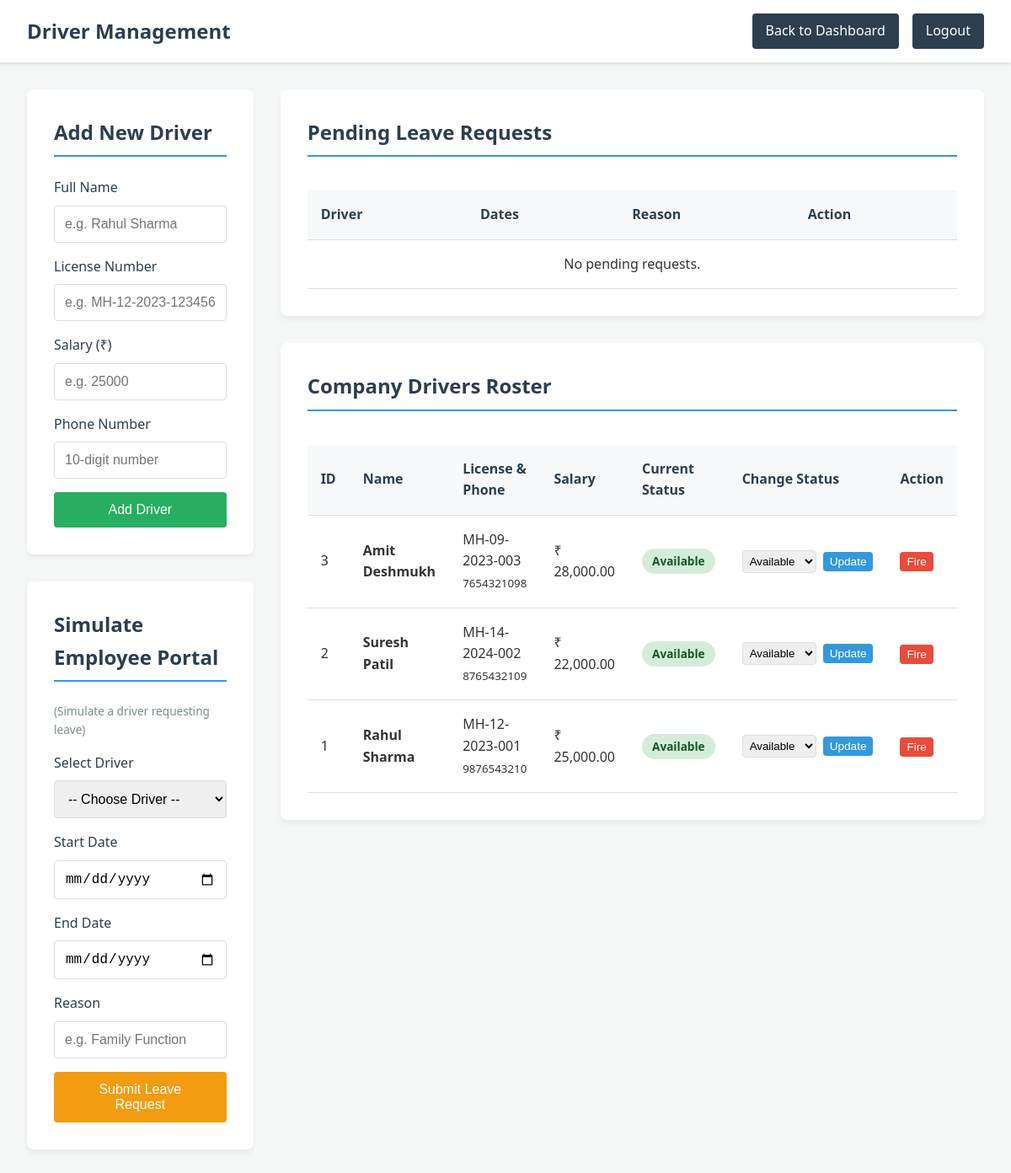
Screenshot of /Driver/admin_drivers.php (signed in) with the database file from the repository.
### tables this page shows
CREATE TABLE `drivers` (
  `id` INT(11) NOT NULL AUTO_INCREMENT,
  `name` VARCHAR(100) NOT NULL,
  `license_number` VARCHAR(50) NOT NULL UNIQUE,
  `phone` VARCHAR(20) NOT NULL,
  `salary` DECIMAL(10,2) DEFAULT 0.00,
  `status` ENUM('Available','On Trip','On Leave','Fired') DEFAULT 'Available',
  `created_at` TIMESTAMP DEFAULT CURRENT_TIMESTAMP,
  PRIMARY KEY (`id`)
);

### Driver/admin_drivers.php (the view, shortened to what this page needs)
<?php
require_once __DIR__ . '/../connect.php';
$drivers_result = $conn->query("SELECT * FROM drivers ORDER BY id DESC");
$leaves_result = $conn->query("SELECT dl.*, d.name AS driver_name FROM driver_leaves dl JOIN drivers d ON dl.driver_id = d.id WHERE dl.status = 'Pending' ORDER BY dl.created_at DESC");
?>
<!DOCTYPE html>
<html lang="en">
<head>
    <link rel="stylesheet" href="admin_drivers.css">
</head>
<body>
    <header class="dashboard-header">
        <h1>Driver Management</h1>
        <div class="nav-links">
            <a href="../VARUN/admin_dashboard.php" class="nav-btn">Back to Dashboard</a>
            <a href="../VARUN/index.php?logout=1" class="logout-btn">Logout</a>
        </div>
    </header>
    <div class="container">
        <div class="sidebar">
            <div class="form-card" style="margin-bottom: 2rem;">
                <h2>Add New Driver</h2>
                <form action="admin_driver_action.php" method="POST">
                    <div class="form-group">
                        <label>Full Name</label>
                        <input type="text" name="name" required placeholder="e.g. Rahul Sharma">
                    </div>
                    <div class="form-group">
                        <label>License Number</label>
                        <input type="text" name="license" required placeholder="e.g. MH-12-2023-1234567">
                    </div>
                    <div class="form-group">
                        <label>Salary (₹)</label>
                        <input type="number" step="0.01" name="salary" required placeholder="e.g. 25000">
                    </div>
                    <div class="form-group">
                        <label>Phone Number</label>
                        <input type="text" name="phone" required placeholder="10-digit number">
                    </div>
                    <button type="submit" class="submit-btn">Add Driver</button>
                </form>
            </div>
            <div class="form-card">
                <h2>Simulate Employee Portal</h2>
                <p style="font-size: 0.85rem; color: #7f8c8d; margin-bottom: 1rem;">(Simulate a driver requesting leave)</p>
                <form action="admin_driver_action.php" method="POST">
                    <div class="form-group">
                        <label>Select Driver</label>
                        <select name="driver_id" required>
                            <option value="">-- Choose Driver --</option>
                        </select>
                    </div>
                    <div class="form-group">
                        <label>Start Date</label>
                        <input type="date" name="start_date" required>
                    </div>
                    <div class="form-group">
                        <label>End Date</label>
                        <input type="date" name="end_date" required>
                    </div>
                    <div class="form-group">
                        <label>Reason</label>
                        <input type="text" name="reason" placeholder="e.g. Family Function" required>
                    </div>
                    <button type="submit" class="submit-btn" style="background-color:#f39c12;">Submit Leave Request</button>
                </form>
            </div>
        </div>
        <div class="main-content">
            <div class="table-card" style="margin-bottom: 2rem;">
                <h2>Pending Leave Requests</h2>
                <div class="table-responsive">
                    <table>
                        <thead>
                            <tr>
                                <th>Driver</th>
                                <th>Dates</th>
                                <th>Reason</th>
                                <th>Action</th>
                            </tr>
                        </thead>
                        <tbody>
                            <?php if($leaves_result && $leaves_result->num_rows > 0): ?>
                                <?php while($leave = $leaves_result->fetch_assoc()): ?>
                                    <tr>
                                        <td><strong><?= htmlspecialchars($leave['driver_name']) ?></strong></td>
                                        <td><?= htmlspecialchars($leave['start_date']) ?> to <?= htmlspecialchars($leave['end_date']) ?></td>
                                        <td><?= htmlspecialchars($leave['reason']) ?></td>
                                        <td>
                                            <form action="admin_driver_action.php" method="POST" class="action-form">
                                                <?= csrf_input_field() ?>
                                                <input type="hidden" name="action" value="handle_leave">
                                                <input type="hidden" name="leave_id" value="<?= $leave['id'] ?>">
                                                <input type="hidden" name="driver_id" value="<?= $leave['driver_id'] ?>">
                                                <button type="submit" name="status" value="Approved" class="btn-small accept">Approve</button>
                                                <button type="submit" name="status" value="Rejected" class="btn-small reject">Reject</button>
                                            </form>
                                        </td>
                                    </tr>
                                <?php endwhile; ?>
                            <?php else: ?>
                                <tr>
                                    <td colspan="4" style="text-align:center;">No pending requests.</td>
                                </tr>
                            <?php endif; ?>
                        </tbody>
                    </table>
                </div>
            </div>
            <div class="table-card">
                <h2>Company Drivers Roster</h2>
                <div class="table-responsive">
                    <table>
                        <thead>
                            <tr>
                                <th>ID</th>
                                <th>Name</th>
                                <th>License & Phone</th>
                                <th>Salary</th>
                                <th>Current Status</th>
                                <th>Change Status</th>
                                <th>Action</th>
                            </tr>
                        </thead>
                        <tbody>
                            <?php if($drivers_result && $drivers_result->num_rows > 0): ?>
                                <?php while($row = $drivers_result->fetch_assoc()): ?>
                                    <tr>
                                        <td><?= htmlspecialchars($row['id']) ?></td>
                                        <td><strong><?= htmlspecialchars($row['name']) ?></strong></td>
                                        <td>
                                            <?= htmlspecialchars($row['license_number']) ?><br>
                                            <small><?= htmlspecialchars($row['phone']) ?></small>
                                        </td>
                                        <td>₹ <?= isset($row['salary']) ? number_format($row['salary'], 2) : '0.00' ?></td>
                                        <td>
                                            <?php
                                            $badge_class = 'Available';
                                            ?>
                                            <span class="status-badge <?= $badge_class ?>"><?= htmlspecialchars($row['status']) ?></span>
                                        </td>
                                        <td>
                                            <form action="admin_driver_action.php" method="POST" class="action-form">
                                                <select name="new_status" <?= $row['status'] == 'Fired' ? 'disabled' : '' ?>>
                                                    <option value="Available" <?= $row['status'] == 'Available' ? 'selected' : '' ?>>Available</option>
                                                </select>
                                                <button type="submit" class="btn-small" <?= $row['status'] == 'Fired' ? 'disabled' : '' ?>>Update</button>
                                            </form>
                                        </td>
                                        <td>
                                            <form action="admin_driver_action.php" method="POST" class="action-form" onsubmit="return confirm('Are you sure you want to fire this driver?');">
                                                <button type="submit" class="btn-small reject" <?= $row['status'] == 'Fired' ? 'disabled' : '' ?>>Fire</button>
                                            </form>
                                        </td>
                                    </tr>
                                <?php endwhile; ?>
                            <?php else: ?>
                                <tr><td colspan="5" style="text-align:center;">No drivers found.</td></tr>
                            <?php endif; ?>
                        </tbody>
                    </table>
                </div>
            </div>
        </div>
    </div>
</body>
</html>

### Driver/admin_drivers.css (style rules this page uses)
* { margin: 0; padding: 0; box-sizing: border-box; }
body { font-family: 'Segoe UI', Tahoma, Geneva, Verdana, sans-serif; background-color: #f4f7f6; color: #333; line-height: 1.6; }
.dashboard-header { background: #ffffff; padding: 1rem 2rem; box-shadow: 0 2px 4px rgba(0,0,0,0.1); display: flex; justify-content: space-between; align-items: center; }
.dashboard-header h1 { color: #2c3e50; font-size: 1.5rem; }
.nav-links { display: flex; gap: 1rem; }
.nav-btn, .logout-btn { background-color: #2c3e50; color: white; padding: 0.5rem 1rem; border-radius: 4px; text-decoration: none; transition: background 0.3s; }
.container { max-width: 1200px; margin: 2rem auto; padding: 0 2rem; display: grid; grid-template-columns: 1fr; gap: 2rem; }
@media (min-width: 992px) { .container { grid-template-columns: 1fr 2fr; } }
.form-card, .table-card { background: white; padding: 2rem; border-radius: 8px; box-shadow: 0 4px 6px rgba(0,0,0,0.05); }
.form-card h2, .table-card h2 { color: #2c3e50; margin-bottom: 1.5rem; border-bottom: 2px solid #3498db; padding-bottom: 0.5rem; }
.form-group { margin-bottom: 1rem; }
.form-group label { display: block; margin-bottom: 0.5rem; color: #2c3e50; font-weight: 500; }
.form-group input, .form-group select { width: 100%; padding: 0.75rem; border: 1px solid #ddd; border-radius: 4px; font-size: 1rem; }
.submit-btn { background-color: #27ae60; color: white; border: none; padding: 0.75rem 1.5rem; border-radius: 4px; cursor: pointer; font-size: 1rem; width: 100%; transition: background 0.3s; }
.table-responsive { overflow-x: auto; }
table { width: 100%; border-collapse: collapse; margin-top: 1rem; }
th, td { padding: 1rem; text-align: left; border-bottom: 1px solid #ddd; }
th { background-color: #f8f9fa; color: #2c3e50; font-weight: 600; }
.status-badge { padding: 0.25rem 0.75rem; border-radius: 20px; font-size: 0.85rem; font-weight: bold; display: inline-block; }
.status-badge.Available { background-color: #d4edda; color: #155724; }
.action-form { display: inline-flex; gap: 0.5rem; align-items: center; }
.action-form select { padding: 0.25rem; border-radius: 4px; border: 1px solid #ddd; }
.btn-small { padding: 0.25rem 0.5rem; border: none; border-radius: 4px; cursor: pointer; background-color: #3498db; color: white; font-size: 0.85rem; }
.btn-small.reject { background-color: #e74c3c; }

### rows the page displays
drivers: id "3", name "Amit Deshmukh", license_number "MH-09-2023-003", phone "7654321098", salary "28,000.00", status "Available", new_status "Available"
drivers: id "2", name "Suresh Patil", license_number "MH-14-2024-002", phone "8765432109", salary "22,000.00", status "Available", new_status "Available"
drivers: id "1", name "Rahul Sharma", license_number "MH-12-2023-001", phone "9876543210", salary "25,000.00", status "Available", new_status "Available"
